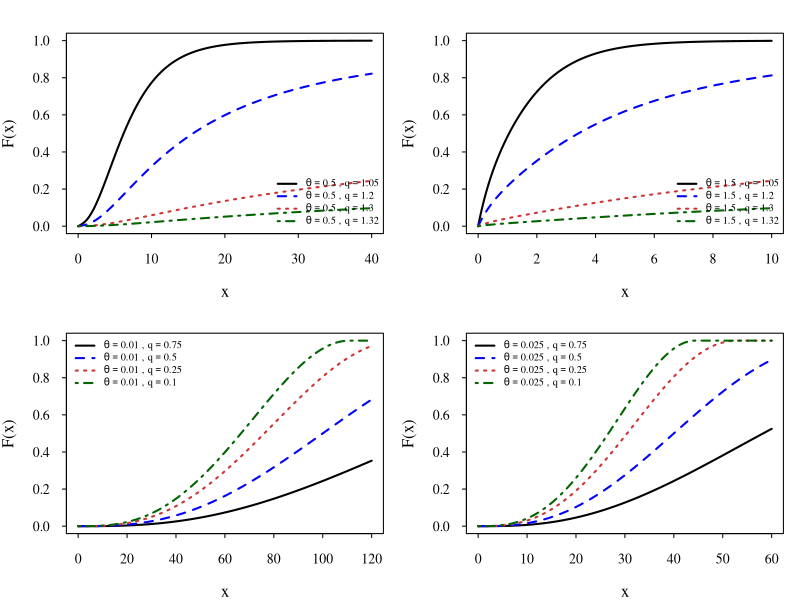

Generate this figure with R:

rm(list = ls())

Cq <- function(theta, q){
  ((2-q)*(3-2*q)*(4-3*q)*theta^3) /
    (theta^3*(3-2*q)*(4-3*q)+2)
}

pqDI <- function(x, theta, q){
  C <- Cq(theta, q)
  a <- (q - 1) * theta
  
  term1 <- (1 - (1 + a * x)^(-(2 - q) / (q - 1))) / (2 - q)
  
  term2 <- (1 / (theta^3 * (q - 1)^2)) * (
    -(1 + a * x)^(-(4 - 3 * q) / (q - 1)) / (4 - 3 * q)
    + 2 * (1 + a * x)^(-(3 - 2 * q) / (q - 1)) / (3 - 2 * q)
    - (1 + a * x)^(-(2 - q) / (q - 1)) / (2 - q)
    + 1 / (4 - 3 * q) - 2 / (3 - 2 * q) + 1 / (2 - q)
  )
  
  F <- C * (term1 + term2)
  
  # Handle bounded support threshold safely if q < 1
  if(q < 1){
    xmax <- 1 / ((1 - q) * theta)
    F[x > xmax] <- 1
  }
  return(F)
}

# Setup 2x2 multi-panel layout, fonts, and margins
par(mfrow = c(2, 2), family = "serif", las = 1, tck = -0.02, mar = c(4, 4, 2, 1))

cols <- c("black", "blue", "brown3", "darkgreen")
ltys <- c(1, 2, 3, 4)


# ==========================================
# Panel 1: Theta = 0.5, q > 1 (Heavy-tailed)
# ==========================================
theta1 <- 0.5
q.values1 <- c(1.05, 1.20, 1.30, 1.32)
x1 <- seq(0, 40, length = 1000)

plot(x1, pqDI(x1, theta1, q.values1[1]),
     type = "l", lwd = 2, col = cols[1], lty = ltys[1],
     ylim = c(0, 1), xlab = "x", ylab = "F(x)",
     cex.lab = 1.2, cex.axis = 1.0)

for(i in 2:length(q.values1)){
  lines(x1, pqDI(x1, theta1, q.values1[i]), col = cols[i], lty = ltys[i], lwd = 2)
}

legend("bottomright",
       legend = c(
         expression(theta==0.5~","~q==1.05),
         expression(theta==0.5~","~q==1.20),
         expression(theta==0.5~","~q==1.30),
         expression(theta==0.5~","~q==1.32)
       ),
       col = cols, lty = ltys, lwd = 2, bty = "n", cex = 0.75)


# ==========================================
# Panel 2: Theta = 1.5, q > 1 (Heavy-tailed)
# ==========================================
theta2 <- 1.5
q.values2 <- c(1.05, 1.20, 1.30, 1.32)
x2 <- seq(0, 10, length = 1000)

plot(x2, pqDI(x2, theta2, q.values2[1]),
     type = "l", lwd = 2, col = cols[1], lty = ltys[1],
     ylim = c(0, 1), xlab = "x", ylab = "F(x)",
     cex.lab = 1.2, cex.axis = 1.0)

for(i in 2:length(q.values2)){
  lines(x2, pqDI(x2, theta2, q.values2[i]), col = cols[i], lty = ltys[i], lwd = 2)
}

legend("bottomright",
       legend = c(
         expression(theta==1.5~","~q==1.05),
         expression(theta==1.5~","~q==1.20),
         expression(theta==1.5~","~q==1.30),
         expression(theta==1.5~","~q==1.32)
       ),
       col = cols, lty = ltys, lwd = 2, bty = "n", cex = 0.75)


# ==========================================
# Panel 3: Theta = 0.01, q < 1 (Bounded support)
# ==========================================
theta3 <- 0.01
q.values3 <- c(0.75, 0.50, 0.25, 0.1)
x3 <- seq(0, 120, length = 1000)

plot(x3, pqDI(x3, theta3, q.values3[1]),
     type = "l", lwd = 2, col = cols[1], lty = ltys[1],
     ylim = c(0, 1), xlab = "x", ylab = "F(x)",
     cex.lab = 1.2, cex.axis = 1.0)

for(i in 2:length(q.values3)){
  lines(x3, pqDI(x3, theta3, q.values3[i]), col = cols[i], lty = ltys[i], lwd = 2)
}

legend("topleft",
       legend = c(
         expression(theta==0.01~","~q==0.75),
         expression(theta==0.01~","~q==0.50),
         expression(theta==0.01~","~q==0.25),
         expression(theta==0.01~","~q==0.1)
       ),
       col = cols, lty = ltys, lwd = 2, bty = "n", cex = 0.75)


# ==========================================
# Panel 4: Theta = 0.025, q < 1 (Bounded support)
# ==========================================
theta4 <- 0.025
q.values4 <- c(0.75, 0.5, 0.25, 0.10)
x4 <- seq(0, 60, length = 1000)

plot(x4, pqDI(x4, theta4, q.values4[1]),
     type = "l", lwd = 2, col = cols[1], lty = ltys[1],
     ylim = c(0, 1), xlab = "x", ylab = "F(x)",
     cex.lab = 1.2, cex.axis = 1.0)

for(i in 2:length(q.values4)){
  lines(x4, pqDI(x4, theta4, q.values4[i]), col = cols[i], lty = ltys[i], lwd = 2)
}

legend("topleft",
       legend = c(
         expression(theta==0.025~","~q==0.75),
         expression(theta==0.025~","~q==0.50),
         expression(theta==0.025~","~q==0.25),
         expression(theta==0.025~","~q==0.1)
       ),
       col = cols, lty = ltys, lwd = 2, bty = "n", cex = 0.75)

# Reset layout parameters back to single panel default
par(mfrow = c(1, 1))
